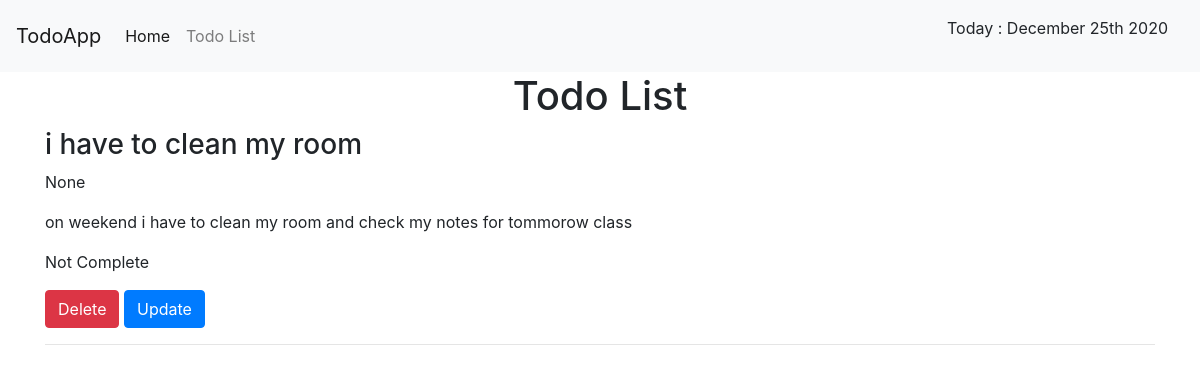
Before: /todo with the older database file.
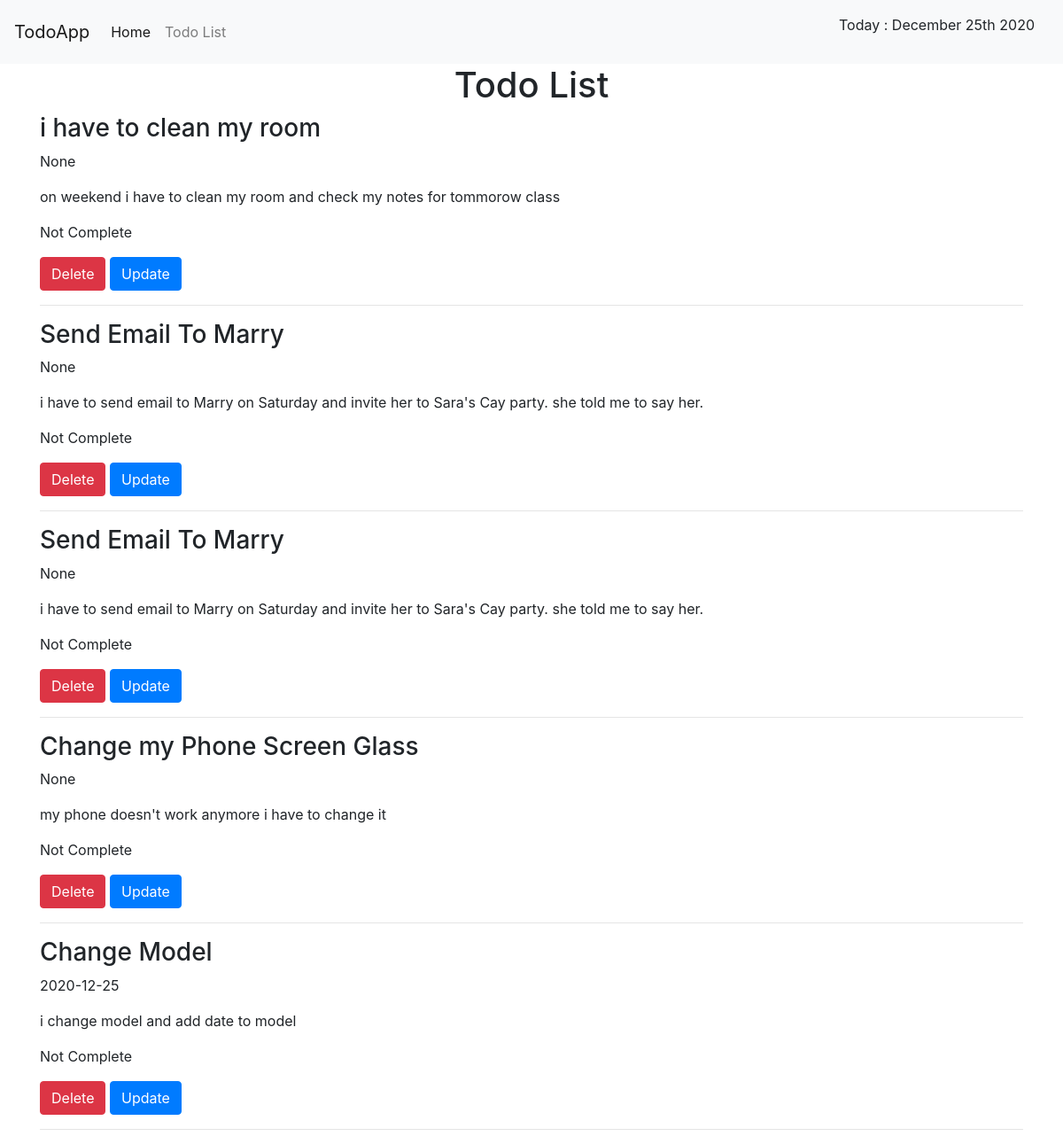
After: the same page with the newer database file.
### project/models.py (models this page shows)
class Todo(db.Model):
    __tablename__='todo'
    id           = db.Column(db.Integer, primary_key=True)
    title        = db.Column(db.Text, nullable=False)
    date         = db.Column(db.Date, default=datetime.utcnow())
    description  = db.Column(db.Text)
    complete     = db.Column(db.Boolean)

### project/routes.py (the view)
@app.route('/todo')
def todo():
    todo = Todo.query.all()
    return render_template('todo.html', todo=todo)

### project/templates/todo.html (shortened to what this page needs)
{% extends 'base.html' %}
{% block content %}
<center><h1> Todo List </h1> </center>
{% for t in todo %}
    <h3> {{  t.title  }}</h3>
    <p>{{ t.date }}</p>
    <p>{{ t.description }}</p>
    {% if t.complete == False %}
        <p> Not Complete </p>
    {% elif t.complete == True %}
        <small>This Todo is completed !</small>
    {% endif %}
    <a class="btn btn-danger" href="/delete/{{ t.id }}">Delete</a>
    <a class="btn btn-primary" href="/update/{{ t.id }}">Update</a>
    <hr>
    {% endfor %}
{% endblock %}

### project/templates/base.html (shortened to what this page needs)
<!DOCTYPE html>
<html lang="en">
<head>
    {% block head %}
    <link rel="stylesheet" href="https://cdn.jsdelivr.net/npm/bootstrap@4.5.3/dist/css/bootstrap.min.css">
    {% endblock %}
  </head>
<body>
<nav class="navbar navbar-expand-lg navbar-light bg-light">
    <a class="navbar-brand primary" href="{{url_for('index')}}">TodoApp</a>
    <div class="collapse navbar-collapse" id="navbarNavDropdown">
      <ul class="navbar-nav">
        <li class="nav-item active">
          <a class="nav-link" href="{{url_for('index')}}">Home</span></a>
        </li>
        <li class="nav-item">
          <a class="nav-link" href="{{url_for('todo')}}">Todo List</a>
      </li>
      </ul>
    </div>
      <p class="nav-link"> Today : {{ moment().format('MMMM Do YYYY') }}</p>
  </nav>
    <div class="container">
        {% block content %}
        {% endblock %}
    </div>
</body>
</html>

Changed rows visible on the page:
added Todo: title "Send Email To Marry", date "None", description "i have to send email to Marry on Saturday and invite her to Sara's Cay party. she told me to say her.", complete "Not Complete"
added Todo: title "Send Email To Marry", date "None", description "i have to send email to Marry on Saturday and invite her to Sara's Cay party. she told me to say her.", complete "Not Complete"
added Todo: title "Change my Phone Screen Glass", date "None", description "my phone doesn't work anymore i have to change it", complete "Not Complete"
added Todo: title "Change Model", date "2020-12-25", description "i change model and add date to model", complete "Not Complete"
